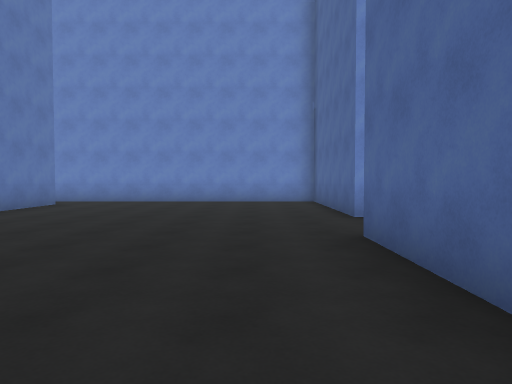
view 1 (above)

22 first-person views from a walk through a 3-D level made in the Unity game engine. The camera is 1.4 m above the floor, tilts 2° down and sees 70° across. The floor is counted in squares, 2 m on a side. Each view is taken from the middle of a square. On the plan, view 1 faces up. The plan holds only what a view shows up to about 11 squares ahead; the rest is blank. The place goes on beyond the plan.

view 2
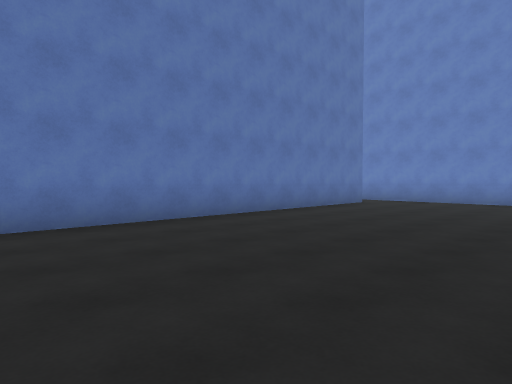

view 3
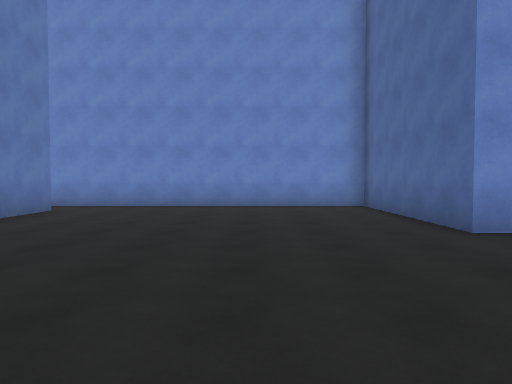

view 4
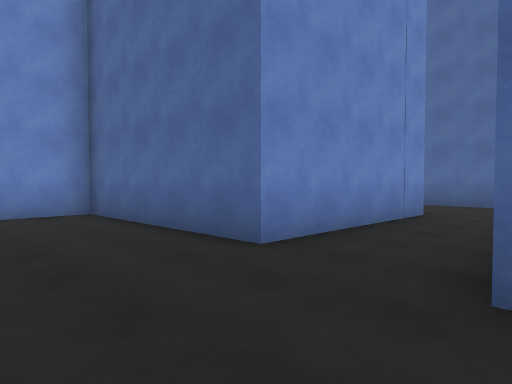

view 5
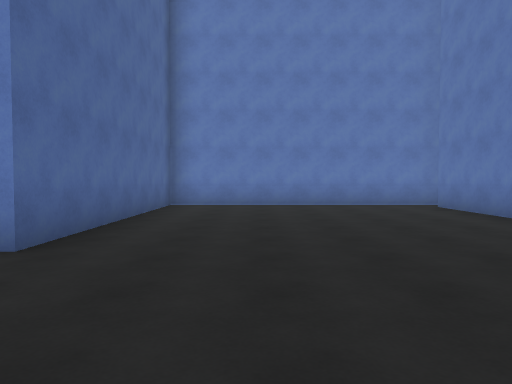

view 6
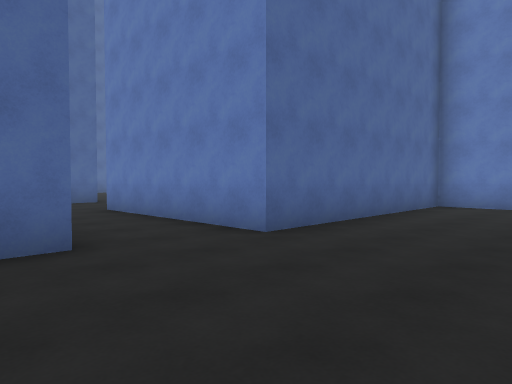

view 7
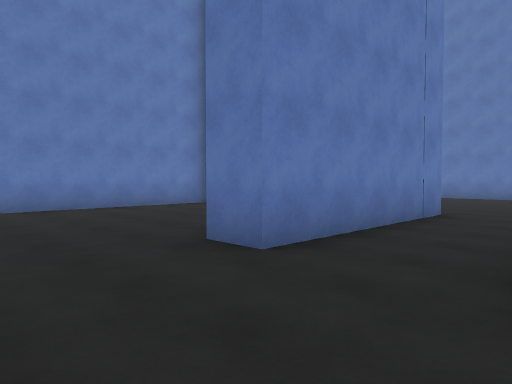

view 8
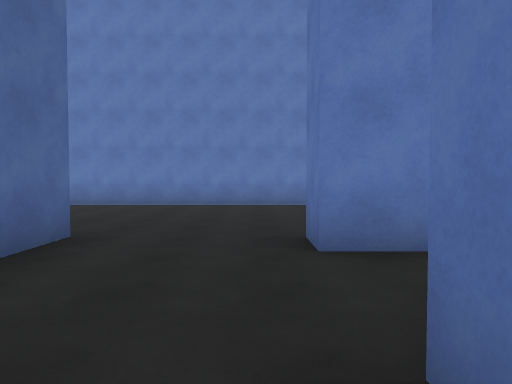

view 9
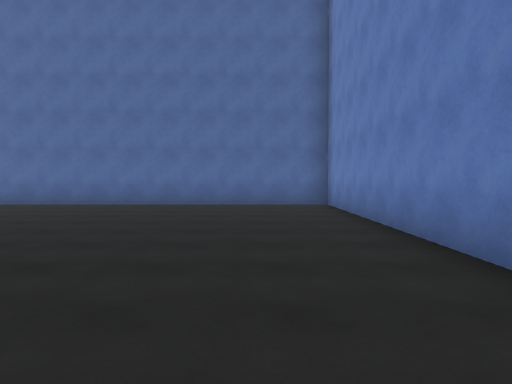

view 10
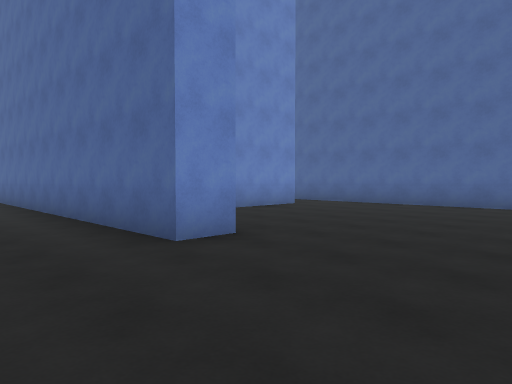

view 11
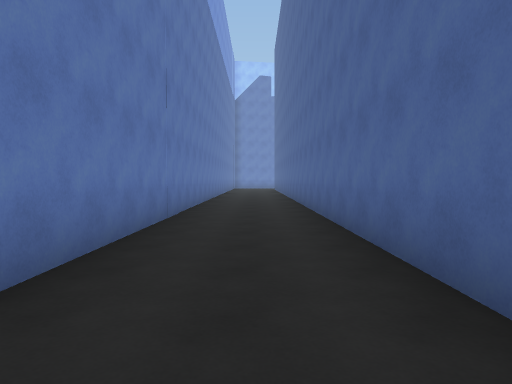

view 12
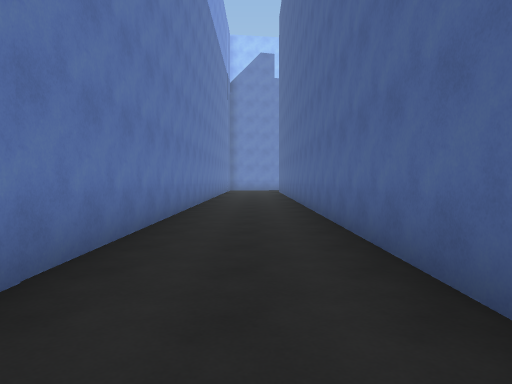

view 13
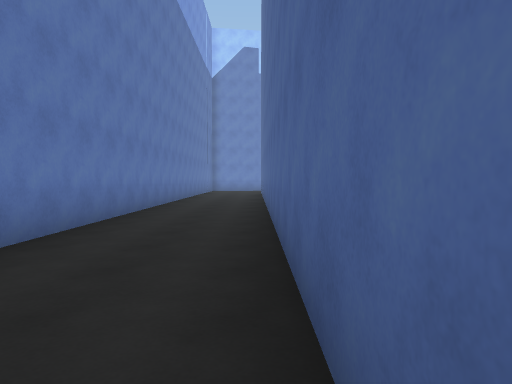

view 14
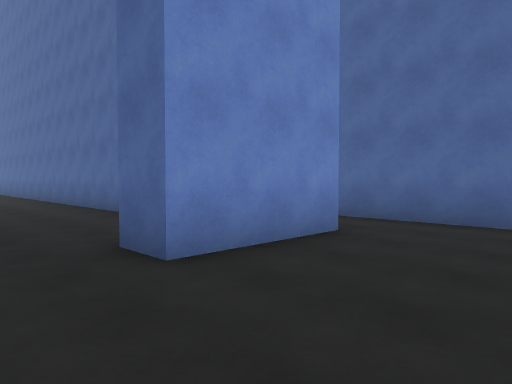

view 15
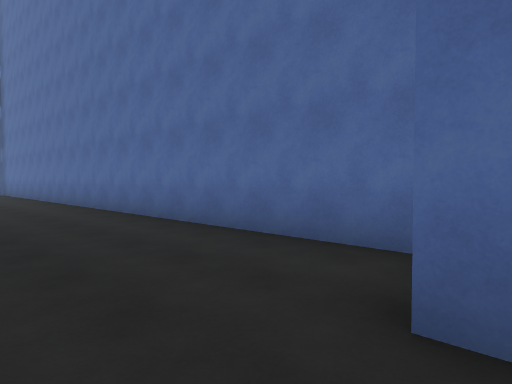

view 16
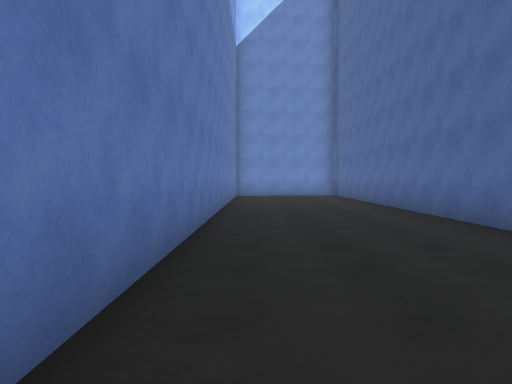

view 17
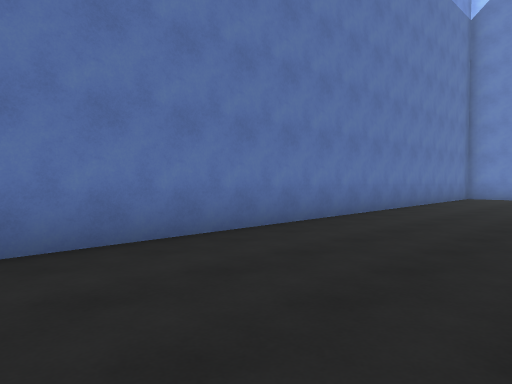

view 18
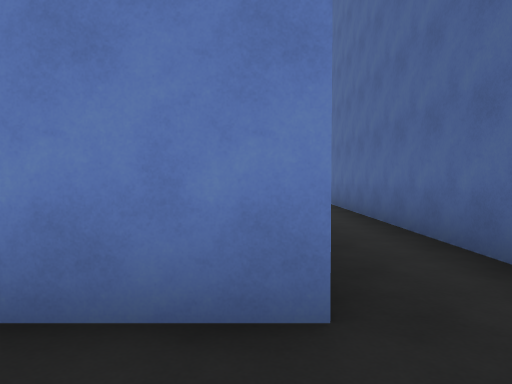

view 19
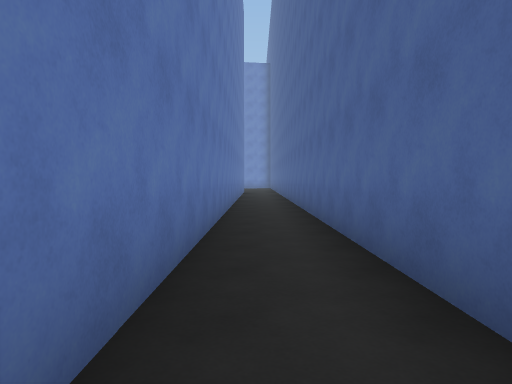

view 20
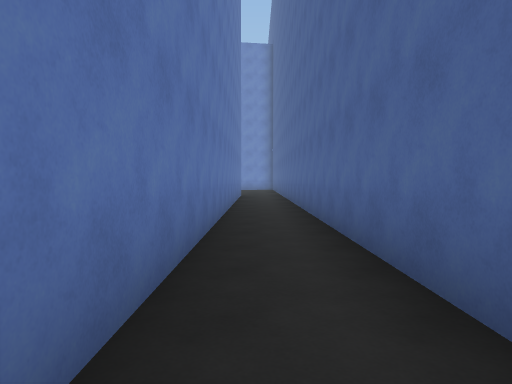

view 21
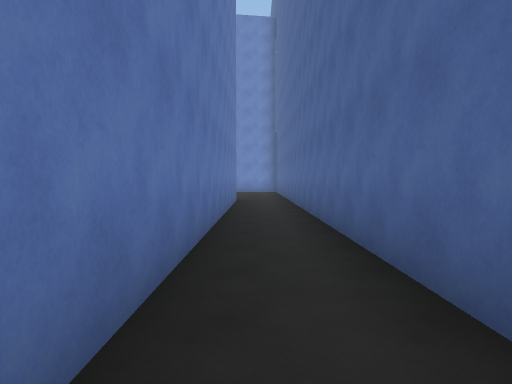

view 22
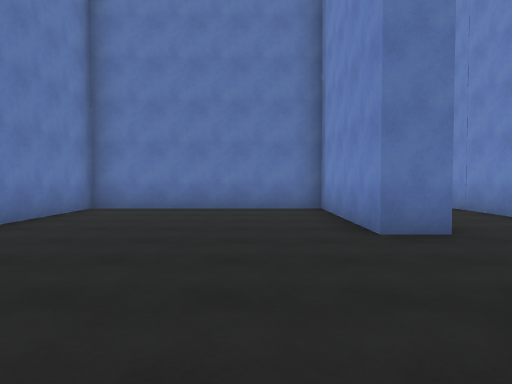

### Floor plan
Points are (right, up) in squares from view 1. A wall is a line through its corners. A room is listed if a view was taken in it or the views show most of it. See-through windows are left out.
Room 1 (views 1, 2, 3, 4, 5, 6)
walls: (-5.6, 10.2) (-5.6, -1.2); (6.4, 6.8) (1.8, 6.8) (1.8, 11.5) (-5.4, 11.5); (-6.1, -1.9) (1.3, -1.9) (1.3, 4.5) (6.4, 4.5)
ways out: opening at (6, 5.5) to room 2; opening at (-6, 11)
Room 2 (views 7, 8, 9, 10, 11, 12, 13, 14, 18, 19, 20, 21, 22)
walls: (10.2, 3.6) (9.3, 3.6) (9.3, 20.9); (6.4, 4.5) (6.4, 3.6) (2.2, 3.6) (2.2, -1.9) (17.1, -2) (17.1, 21.6); (6.4, 21.5) (6.4, 6.8); (15.4, 21.4) (15.4, 6.8) (12.7, 6.8)
ways out: opening at (6, 5.5) to room 1; opening at (11.5, 7) to room 3
Room 3 (views 15, 16, 17)
walls: (14.5, 8.2) (14.5, 21); (12.7, 6.8) (12.7, 7.8); (10.2, 21.5) (10.2, 11.1)
ways out: opening at (11.5, 7) to room 2

Positions as (right, up) in squares from view 1, and headings:
1: (0, 0), facing up
2: (0, 0), facing up-left
3: (-1, 2), facing up
4: (-1, 4), facing up-right
5: (-1, 8), facing down
6: (-2, 8), facing down-right
7: (9, 7), facing down-left
8: (7, 8), facing down
9: (7, 0), facing right
10: (7, 0), facing up-right
11: (8, 5), facing up
12: (8, 10), facing up
13: (9, 11), facing up
14: (11, 4), facing up-right
15: (11, 7), facing up-right
16: (11, 10), facing up
17: (14, 11), facing up-left
18: (15, 5), facing up
19: (16, 6), facing up
20: (16, 10), facing up
21: (16, 14), facing up
22: (11, 2), facing left
